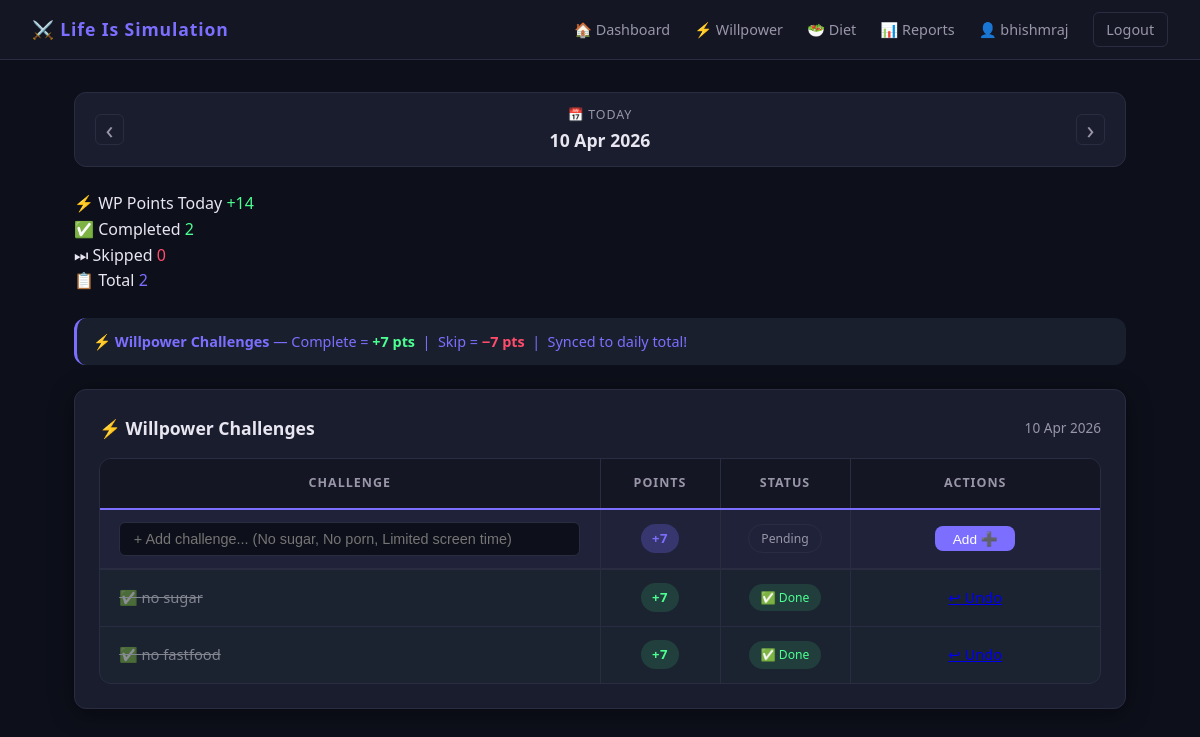
Screenshot of /tracker/willpower/ (signed in) with the database file from the repository.
### users/models.py (models this page shows, shortened)
class CustomUser(AbstractUser):
    name   = models.CharField(max_length=100, blank=True)
    avatar = models.ImageField(upload_to='avatars/', blank=True, null=True)
    bio    = models.TextField(max_length=300, blank=True)
    def get_display_name(self):
        return self.name or self.username

### tracker/models.py (models this page shows, shortened)
class WillpowerTask(models.Model):
    STATUS_CHOICES = [
        ('pending',   'Pending'),
        ('completed', 'Completed'),
        ('skipped',   'Skipped'),
    ]
    user       = models.ForeignKey(settings.AUTH_USER_MODEL, on_delete=models.CASCADE, related_name='willpower_tasks')
    title      = models.CharField(max_length=200)
    status     = models.CharField(max_length=10, choices=STATUS_CHOICES, default='pending')
    due_date   = models.DateField(default=timezone.now)
    created_at = models.DateTimeField(auto_now_add=True)
    class Meta:
        ordering = ['created_at']

### tracker/views.py (the view, shortened to what this page needs)
# urls.py: path('willpower/',                         views.willpower,        name='willpower'),
@login_required
def willpower(request):
    today = timezone.localdate()
    date_str = request.GET.get('date') or request.POST.get('selected_date')
    try:
        selected_date = date.fromisoformat(date_str) if date_str else today
    except ValueError:
        selected_date = today
    prev_date = selected_date - timedelta(days=1)
    next_date = selected_date + timedelta(days=1)
    is_today  = (selected_date == today)
    tasks     = WillpowerTask.objects.filter(user=request.user, due_date=selected_date)
    pending   = tasks.filter(status='pending')
    completed = tasks.filter(status='completed')
    skipped   = tasks.filter(status='skipped')
    wp_points = sum(
        WILLPOWER_POINTS if t.status == 'completed' else
        -WILLPOWER_DEDUCT if t.status == 'skipped' else 0
        for t in tasks
    )
    context = {
        'today':         today,
        'selected_date': selected_date,
        'prev_date':     prev_date,
        'next_date':     next_date,
        'is_today':      is_today,
        'pending':       pending,
        'completed':     completed,
        'skipped':       skipped,
        'tasks':         tasks,
        'wp_points':     wp_points,
    }
    return render(request, 'tracker/willpower.html', context)

### templates/tracker/willpower.html (shortened to what this page needs)
{% extends 'base.html' %}
{% block content %}
<div class="date-nav">
  <a href="/tracker/willpower/?date={{ prev_date }}" class="date-arrow">‹</a>
  <div class="date-center">
    <span class="date-label">{% if is_today %}📅 Today{% else %}📅 {{ selected_date|date:"l" }}{% endif %}</span>
    <span class="date-value">{{ selected_date|date:"d M Y" }}</span>
  </div>
  <a href="/tracker/willpower/?date={{ next_date }}" class="date-arrow">›</a>
</div>
<div class="stats-bar" style="margin-bottom:1.5rem;">
  <div class="stat-card">
    <span class="stat-label">⚡ WP Points Today</span>
    <span class="stat-value"
      style="color:{% if wp_points > 0 %}var(--win-color){% elif wp_points < 0 %}var(--lose-color){% else %}var(--text-secondary){% endif %}">
      {% if wp_points > 0 %}+{% endif %}{{ wp_points }}
    </span>
  </div>
  <div class="stat-card">
    <span class="stat-label">✅ Completed</span>
    <span class="stat-value" style="color:var(--win-color)">{{ completed.count }}</span>
  </div>
  <div class="stat-card">
    <span class="stat-label">⏭ Skipped</span>
    <span class="stat-value" style="color:var(--lose-color)">{{ skipped.count }}</span>
  </div>
  <div class="stat-card">
    <span class="stat-label">📋 Total</span>
    <span class="stat-value" style="color:var(--accent)">{{ tasks.count }}</span>
  </div>
</div>
<div class="message message-info" style="margin-bottom:1.5rem;">
  ⚡ <strong>Willpower Challenges</strong> — Complete = <strong style="color:var(--win-color)">+7 pts</strong> &nbsp;|&nbsp;
  Skip = <strong style="color:var(--lose-color)">−7 pts</strong> &nbsp;|&nbsp;
  Synced to daily total!
</div>
<div class="card">
  <div style="display:flex; justify-content:space-between; align-items:center; margin-bottom:1rem;">
    <p class="card-title" style="margin:0;">⚡ Willpower Challenges</p>
    <span style="font-size:0.85rem; color:var(--text-secondary)">{{ selected_date|date:"d M Y" }}</span>
  </div>
  <div class="table-wrapper">
    <table class="task-table">
      <thead>
        <tr>
          <th style="width:50%">Challenge</th>
          <th style="width:12%; text-align:center;">Points</th>
          <th style="width:13%; text-align:center;">Status</th>
          <th style="width:25%; text-align:center;">Actions</th>
        </tr>
      </thead>
      <tbody>
        <tr class="add-row">
          <form method="post" action="{% url 'willpower' %}">
            <td><input type="text" name="title"
              placeholder="+ Add challenge... (No sugar, No porn, Limited screen time)"
              class="table-input" required /></td>
            <td style="text-align:center;"><span class="pts-badge pts-positive">+7</span></td>
            <td style="text-align:center;"><span class="status-badge badge-pending">Pending</span></td>
            <td style="text-align:center;">
              <button type="submit" class="btn btn-primary" style="padding:0.3rem 1.1rem; font-size:0.85rem;">Add ➕</button>
            </td>
          </form>
        </tr>
        {% for task in completed %}
        <tr class="task-row task-done-row">
          <td class="task-name" style="text-decoration:line-through; opacity:0.5;">✅ {{ task.title }}</td>
          <td style="text-align:center;"><span class="pts-badge" style="background:#4cff9122;color:var(--win-color);">+7</span></td>
          <td style="text-align:center;"><span class="status-badge badge-done">✅ Done</span></td>
          <td style="text-align:center;"><a href="{% url 'undo_wp_task' task.id %}" class="btn-task btn-undo">↩ Undo</a></td>
        </tr>
        {% endfor %}
      </tbody>
    </table>
  </div>
</div>
{% endblock %}

### templates/base.html (shortened to what this page needs)
<!DOCTYPE html>
<html lang="en">
<head>
  {% load static %}
  <link rel="stylesheet" href="{% static 'css/main.css' %}">
</head>
<body>
{% if user.is_authenticated %}
<nav class="navbar">
  <a href="{% url 'dashboard' %}" class="nav-brand">⚔️ Life Is Simulation</a>
  <div class="nav-links">
    <a href="{% url 'dashboard' %}">🏠 Dashboard</a>
    <a href="{% url 'willpower' %}">⚡ Willpower</a>
    <a href="{% url 'diet' %}">🥗 Diet</a>
    <a href="{% url 'reports_home' %}">📊 Reports</a>
    <a href="{% url 'profile' %}">👤 {{ user.get_display_name }}</a>
    <a href="{% url 'logout' %}" class="btn-logout">Logout</a>
  </div>
</nav>
{% endif %}
<main class="main-content">
  {% block content %}{% endblock %}
</main>
</body>
</html>

### rows the page displays
CustomUser: get_display_name "bhishmraj"
WillpowerTask: title "no sugar"
WillpowerTask: title "no fastfood"

### other values shown
{{ selected_date|date:"d M Y" }} "10 Apr 2026"
{{ wp_points }} "14"
{{ completed.count }} "2"
{{ skipped.count }} "0"
{{ tasks.count }} "2"
